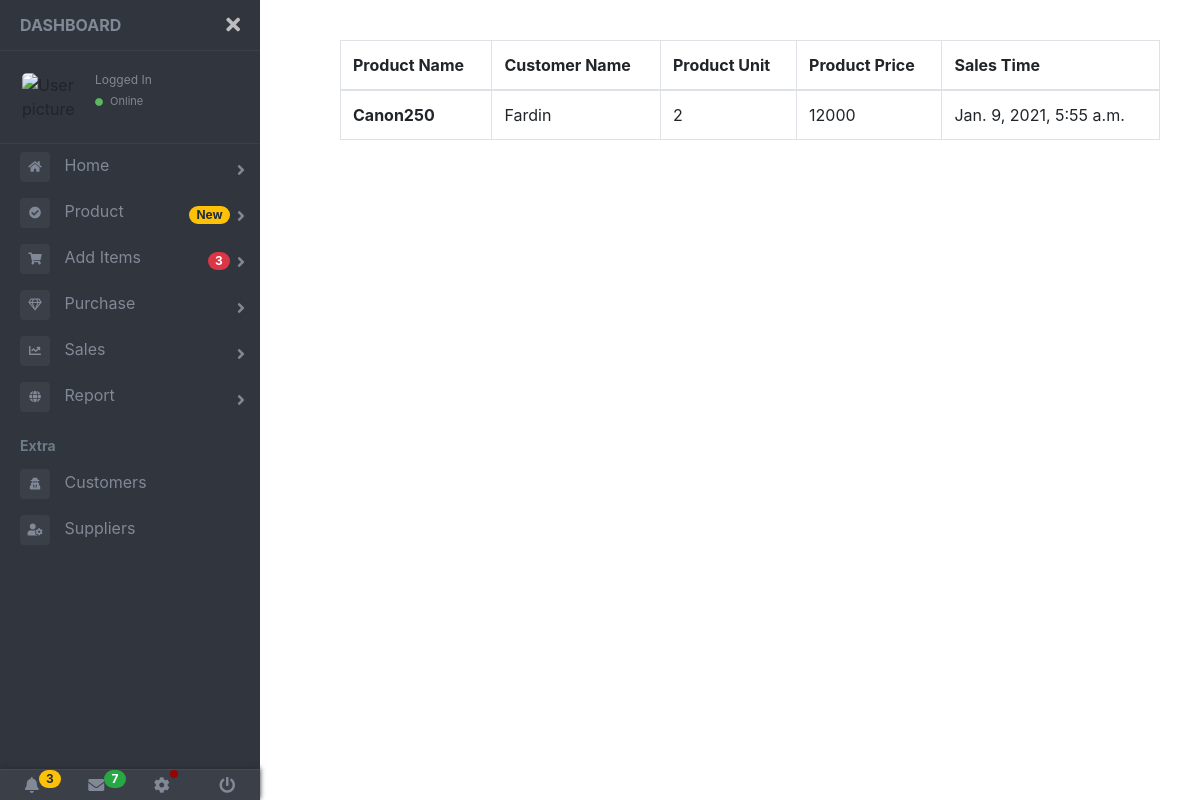
Page /sales_list (signed in) on the committed database.
### posapp/models.py (models this page shows, shortened)
class Sales(models.Model):
    scustomerName = models.ForeignKey(Customer,on_delete=models.CASCADE,default = None)
    sproductName = models.ForeignKey(Products,on_delete=models.CASCADE,default = None)
    sproductUnit = models.IntegerField(default = None)
    sproductPrice = models.IntegerField(default = None)
    salesTime = models.DateTimeField(auto_now_add = True)

class Products(models.Model):
    PRODUCT_TYPE_CHOICES = (
        ('Standard','Standard'),
        ('Normal','Normal')
    )
    productType = models.CharField(max_length=100,choices = PRODUCT_TYPE_CHOICES)
    productName = models.CharField(max_length=50)
    productCode = models.CharField(max_length=50)
    productBrand = models.ForeignKey(Brands,on_delete=models.CASCADE,default = 1)
    productCatagory = models.ForeignKey(Catagory,on_delete=models.CASCADE,default = 1)
    productCost = models.IntegerField()
    def __str__(self):
        return f'{self.productName}'

class Customer(models.Model):
    customerName = models.CharField(max_length=50)
    customerPhone = models.IntegerField(default=1)
    def __str__(self):
        return self.customerName

### posapp/views.py (the view)
# urls.py: path('sales_list',views.sales_list,name='sales_list'),
@login_required(login_url='login')
def sales_list(request):
    my_sales_list = Sales.objects.all()
    return render(request,'salesList.html',{'Sales':my_sales_list})

### templates/salesList.html
{% extends 'base.html' %}
{% load crispy_forms_tags %}
{% block content %}
<table class="table table-bordered table-hover">
  <thead>
    <tr>
      <th scope="col">Product Name</th>
      <th scope="col">Customer Name</th>
      <th scope="col">Product Unit</th>
      <th scope="col">Product Price</th>
      <th scope="col">Sales Time</th>
    </tr>
  </thead>
  <tbody>
  {% for sale in Sales %}
    <tr>
      <th scope="row">{{sale.sproductName}}</th>
      <td>{{sale.scustomerName}}</td>
      <td>{{sale.sproductUnit}}</td>
      <td>{{sale.sproductPrice}}</td>
      <td>{{sale.salesTime}}</td>
    </tr>
    {% endfor %}
  </tbody>
</table>
{% endblock %}

### static/css/style.css (style rules this page uses)
body { font-size: 0.9rem; }
html, body { margin: 0; padding: 0; min-height: 100%; }

### rows in the picture
Sales: sproductName "Canon250", scustomerName "Fardin", sproductUnit "2", sproductPrice "12000", salesTime "Jan. 9, 2021, 5:55 a.m."
